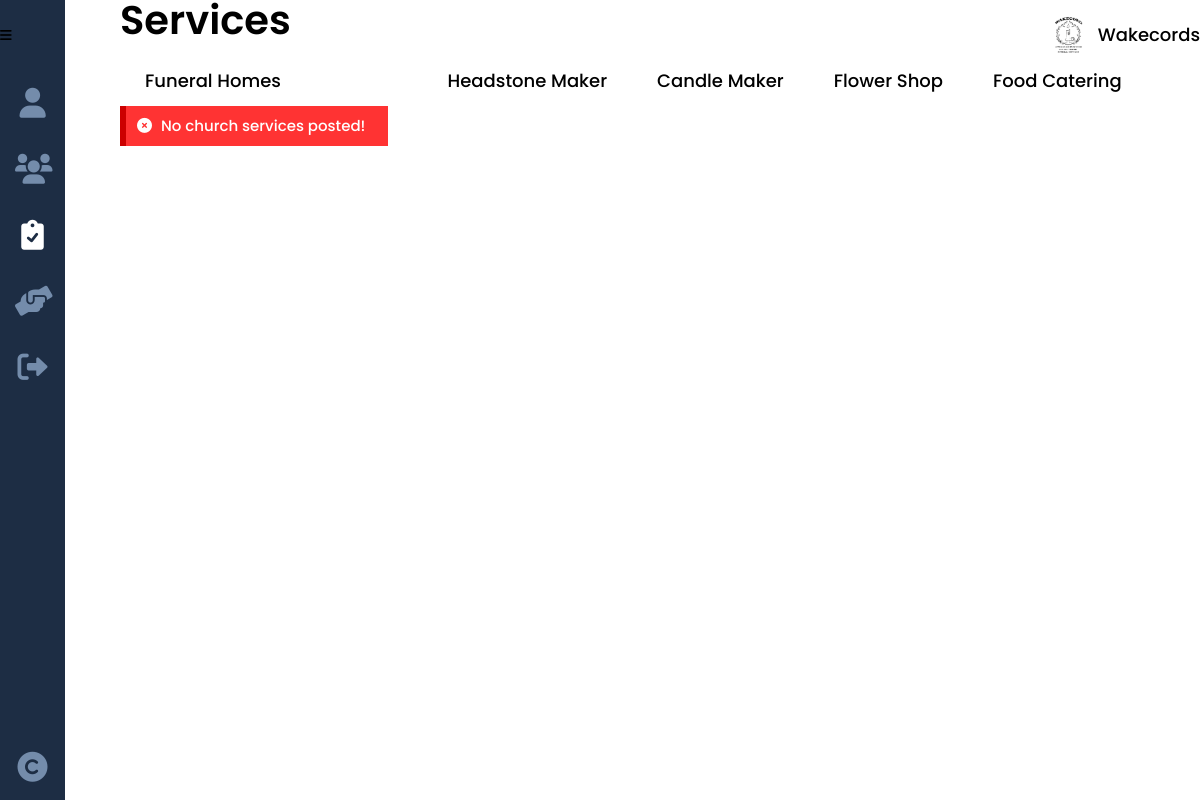
/church.php, run on an earlier commit of the app's database.
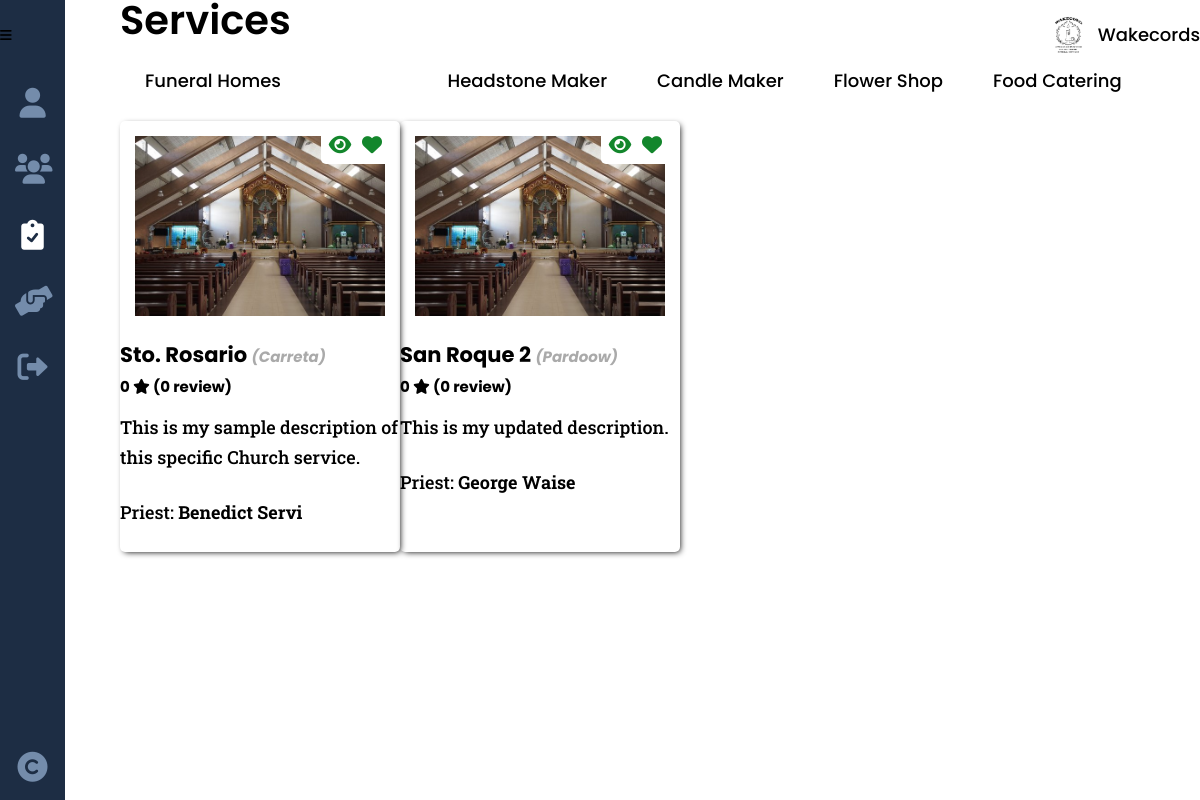
And on a later commit of the database.
### tables this page shows
CREATE TABLE `church` (
  `service_id` int(8) NOT NULL,
  `church_church` varchar(25) NOT NULL,
  `church_cemetery` varchar(25) NOT NULL,
  `church_priest` varchar(25) NOT NULL,
  `church_address` varchar(100) NOT NULL,
  `church_mass_date` date NOT NULL,
  `church_mass_time` varchar(100) NOT NULL
);

CREATE TABLE `services` (
  `service_id` int(8) NOT NULL,
  `provider_id` int(8) NOT NULL,
  `service_type` varchar(20) NOT NULL,
  `service_desc` varchar(500) NOT NULL,
  `service_cost` decimal(9,2) DEFAULT NULL,
  `service_qty` int(2) DEFAULT NULL,
  `service_img` varchar(100) NOT NULL,
  `service_status` varchar(10) NOT NULL
);

### others/db.php (called while the page is built, shortened)
<?php
	class DB
	{
		static $hostname = "localhost";
		static $dbname = "wakecords";
		static $username  = "root";
		static $password = "";
		public static function query($sql, $params=array(), $transactType)
		{
			$rows = array();
			try
			{
				$db = new PDO("mysql:host=". self::$hostname ."; dbname=". self::$dbname,  self::$username,  self::$password);
				$db->setAttribute(PDO::ATTR_ERRMODE, PDO::ERRMODE_EXCEPTION);
				$cmd = $db->prepare($sql);
				$cmd->execute($params);
				if($transactType == "READ")
					$rows = $cmd->fetchAll();
				else
					$rows = $db->lastInsertId();
			}
			catch(PDOException $e)
			{
				echo $e->getMessage();
			}
			return $rows;
		}
	}

### others/functions.php (the view, shortened to what this page needs)
<?php
	require_once("others/db.php");
	function limit_text($text, $limit) {
		return $text;
	}
	function messaging($type, $msg){
		switch($type){
			case "error":
				echo "<div class='note red'><i class='fa-solid fa-circle-xmark'></i> ".$msg."</div>";
			break;
		}
	}
	function ratings($id, $service = true){
		$avg_stars = 0;
		if($service)
			$feedback = read("feedback", ["service_id"], [$id]);
		else {
			$feedback = DB::query("SELECT * FROM feedback a JOIN services b ON a.service_id = b.service_id WHERE provider_id = ?", array($id), "READ");
		}
		if(count($feedback) > 0){
			foreach($feedback as $result){
				$avg_stars += $result['feedback_star'];
			}
			$avg_stars /= count($feedback);
		}
		else return $avg_stars;
		return number_format((float)$avg_stars,1,".","");
	}
	function ratings_count($id, $service = true){
		if($service)
			$feedback = read("feedback", ["service_id"], [$id]);
		else {
			$feedback = DB::query("SELECT * FROM feedback a JOIN services b ON a.service_id = b.service_id WHERE provider_id = ?", array($id), "READ");
		}
		return (count($feedback) > 1) ? count($feedback)." reviews" : count($feedback)." review";
	}
	function read($table, $attr=[], $data=[]){
		if(count($attr) == 1){
			return DB::query("SELECT * FROM ".$table." WHERE ".$attr[0]."=?", array($data[0]), "READ");
		}
	}
	function services($type, $defer=NULL){
		switch ($type){
			case "church":
				$services = DB::query("SELECT * FROM services s JOIN church f ON s.service_id=f.service_id", array(), "READ");
				if(count($services) > 0){
					foreach($services as $results){
						echo "
						<div class='card-0 no-padding'>
							<img src='images/providers/".$results['service_type']."/".$results['provider_id']."/".$results['service_img']."'>
							<h3>".$results['church_church']."
								<span class='gray-italic inline'>({$results['church_cemetery']})</span>
								<span>
									".ratings($results['service_id'], true)."
									<i class='fa-solid fa-star'></i>
									(".ratings_count($results['service_id'], true).")
								</span>
							</h3>
							<p>
								".limit_text($results['service_desc'], 10)."
							</p>
							<p>Priest: <b>{$results['church_priest']}</b></p>
							<div class='buttons'>
								<a title='View' href='funeral_tradition_this.php?service_id=".$results['service_id']."&id={$results['provider_id']}'><i class='fa-solid fa-eye'></i></a>
								<a title='Donate' href='#'><i class='fa-solid fa-heart'></i></a>
							</div>
						</div>
						";
					}
				}
				else messaging("error", "No church services posted!");
			break;
		}
	}
	function user_type(){
		return "admin";
	}

### others/head.php (shortened to what this page needs)
<!DOCTYPE html>
<html lang="en">
<head>
	<link href="https://cdnjs.cloudflare.com/ajax/libs/font-awesome/6.0.0/css/all.min.css" rel="stylesheet">
	<link rel="stylesheet" href="https://unpkg.com/open-props"/>
	<link rel="stylesheet" href="css/style.css">
</head>

### church.php
<?php
	include("others/functions.php");
	include("others/head.php");
?>
<body>
	<div class="container">
		<?php include("others/header.php"); ?>
		<div class="banner">
			<?php
			$this_page = "services";
			include("others/sidebar.php"); ?>
			<section class="banner-con">
				<div class="wrapper">
					<div class="banner-div">
						<h2>Services</h2>
						<?php
						$current_tab = "services";
						$this_tab = "church";
						include("others/tabs.php");?>
						<div class="banner-cards">
							<?php
								services("church");
							?>
						</div>
					</div>
				</div>
			</section>
		</div>
	</div>
</body>
</html>

### others/header.php (shortened to what this page needs)
<div class="header">
	<button class="header-btn" data-menu-icon>
		<i class="fa-solid fa-bars"></i>
	</button>
	<picture>
		<?php
			if(isset($_SESSION['provider'])){
				$provider = provider();
				if(empty($provider['provider_logo'])){
		?>
				<svg xmlns="http://www.w3.org/2000/svg" viewBox="0 0 640 512"><path d="M425.1 482.6c-2.303-1.25-4.572-2.559-6.809-3.93l-7.818 4.493c-6.002 3.504-12.83 5.352-19.75 5.352c-10.71 0-21.13-4.492-28.97-12.75c-18.41-20.09-32.29-44.15-40.22-69.9c-5.352-18.06 2.343-36.87 17.83-45.24l8.018-4.669c-.0664-2.621-.0664-5.242 0-7.859l-7.655-4.461c-12.3-6.953-19.4-19.66-19.64-33.38C305.6 306.3 290.4 304 274.7 304H173.3C77.61 304 0 381.7 0 477.4C0 496.5 15.52 512 34.66 512H413.3c5.727 0 10.9-1.727 15.66-4.188c-2.271-4.984-3.86-10.3-3.86-16.06V482.6zM224 256c70.7 0 128-57.31 128-128S294.7 0 224 0C153.3 0 96 57.31 96 128S153.3 256 224 256zM610.5 373.3c2.625-14 2.625-28.5 0-42.5l25.75-15c3-1.625 4.375-5.125 3.375-8.5c-6.75-21.5-18.25-41.13-33.25-57.38c-2.25-2.5-6-3.125-9-1.375l-25.75 14.88c-10.88-9.25-23.38-16.5-36.88-21.25V212.3c0-3.375-2.5-6.375-5.75-7c-22.25-5-45-4.875-66.25 0c-3.25 .625-5.625 3.625-5.625 7v29.88c-13.5 4.75-26 12-36.88 21.25L394.4 248.5c-2.875-1.75-6.625-1.125-9 1.375c-15 16.25-26.5 35.88-33.13 57.38c-1 3.375 .3751 6.875 3.25 8.5l25.75 15c-2.5 14-2.5 28.5 0 42.5l-25.75 15c-3 1.625-4.25 5.125-3.25 8.5c6.625 21.5 18.13 41 33.13 57.38c2.375 2.5 6 3.125 9 1.375l25.88-14.88c10.88 9.25 23.38 16.5 36.88 21.25v29.88c0 3.375 2.375 6.375 5.625 7c22.38 5 45 4.875 66.25 0c3.25-.625 5.75-3.625 5.75-7v-29.88c13.5-4.75 26-12 36.88-21.25l25.75 14.88c2.875 1.75 6.75 1.125 9-1.375c15-16.25 26.5-35.88 33.25-57.38c1-3.375-.3751-6.875-3.375-8.5L610.5 373.3zM496 400.5c-26.75 0-48.5-21.75-48.5-48.5s21.75-48.5 48.5-48.5c26.75 0 48.5 21.75 48.5 48.5S522.8 400.5 496 400.5z"/></svg>
		<?php
				}
				else echo "<img class='header-logo' src='images/providers/".$provider['provider_type']."/".$_SESSION['provider']."/".$provider['provider_logo']."' >";
			}
			else echo "<img class='header-logo' src='images/main-logo.png'>";
		?>
		<div>Wakecords</div>
	</picture>
</div>

### others/sidebar.php (shortened to what this page needs)
<ul class="sidebar " data-sidebar>
  <li class="sidebar-list">
    <a class="sidebar-link <?php echo ($this_page == 'profile')?'active':''; ?>" href="profile.php" title="Profile">
      <i class="fa-solid fa-user"></i>
    </a>
  </li>
  <?php
    if(user_type() == "admin"){
  ?>
  <li class="sidebar-list">
    <a class="sidebar-link <?php echo ($this_page == 'users')?'active':''; ?>" href="admin_users.php" title="Feedback">
      <i class="fa-solid fa-users"></i>
    </a>
  </li>
  <?php
    }
  ?>
  <li class="sidebar-list">
    <?php
      if(user_type() == "seeker"){
    ?>
      <a class="sidebar-link <?php echo ($this_page == 'services')?'active':''; ?>" href="get_started.php" title="Services">
        <i class="fa-solid fa-clipboard-check"></i>
        <div>Get Started</div>
      </a>
    <?php
      } elseif(user_type() == "admin") {
    ?>
      <a class="sidebar-link <?php echo ($this_page == 'services')?'active':''; ?>" href="funeral.php" title="Services">
        <i class="fa-solid fa-clipboard-check"></i>
      </a>
    <?php
      }
    ?>
  </li>
  <li class="sidebar-list">
    <?php
    if(user_type() == 'admin'){
      $link = "<a class='sidebar-link ";
      $link .= ($this_page == 'transact')?'active':'';
      $link .= "' href='purchase.php' title='Transactions'>";
    }
    echo $link;
    ?>
      <i class="fas fa-hands-helping"></i>
    </a>
  </li>
  <li class="sidebar-list">
    <a class="sidebar-link" href="logout.php" title="Logout" onclick='return confirm("Are you sure you want to logout?");'>
      <i class="fa-solid fa-right-from-bracket"></i>
    </a>
  </li>
  <li class="sidebar-list">
    <a class="sidebar-link">
      <i class="fa-solid fa-copyright"></i>
    </a>
  </li>
</ul>

### others/tabs.php (shortened to what this page needs)
<?php
  if($current_tab == "services"){
?>
  <ul>
    <li><a class="<?php echo ($this_tab == 'funeral')?'active':''; ?>" href="funeral.php">Funeral Homes</a></li>
    <li><a class="<?php echo ($this_tab == 'church')?'active':''; ?>" href="church.php">Church</a></li>
    <li><a class="<?php echo ($this_tab == 'headstone')?'active':''; ?>" href="headstone.php">Headstone Maker</a></li>
    <li><a class="<?php echo ($this_tab == 'candle')?'active':''; ?>" href="candle.php">Candle Maker</a></li>
    <li><a class="<?php echo ($this_tab == 'flower')?'active':''; ?>" href="flower.php">Flower Shop</a></li>
    <li><a class="<?php echo ($this_tab == 'food')?'active':''; ?>" href="food.php">Food Catering</a></li>
  </ul>
<?php
  }
?>

### css/style.css (style rules this page uses)
:root { --dark-blue:#0d1321; --light-blue:#1d2d44; --pale-blue:#3e5c76; --light-gray:#748cab; --gray: #ccc; --peach:#f0ebd8; --header-height:70px; --red: hsl(0,100%,40%); --green: hsl(133, 75%, 30%); --blue: hsl(180, 75%, 40%); --em-1: 1em; --rem-1: 1rem; --box-shadow: 2px 2px 6px -2px #000; }
* { padding:0;margin:0;box-sizing:border-box;resize:none;outline:none;border:none;text-decoration:none;list-style:none; }
body { font:500 18px/30px Poppins,sans-serif; }
.wrapper { width:90%;margin:0 auto 0 120px;padding-bottom:var(--size-8); }
section, main { padding:100px 0;background:#fff; }
.no-padding { padding:0 !important; }
h1,h2 { line-height:100%;margin-bottom:40px;position:relative; }
h2 { margin-bottom:var(--rem-1); }
h3 { margin-bottom:10px;position:relative; }
h2 { font-size:40px;font-weight:600; }
p { font-family:Roboto Slab,serif;margin-bottom:25px; }
.card-0 { display:block;border:1px solid var(--gray-2);width:280px;box-shadow:var(--box-shadow);border-radius:5px;margin-block:15px;position:relative;overflow:hidden;padding:0 0 75px; }
.card-0 img { height:210px;padding:15px; }
.card-0 .buttons { position:absolute;inset:10px 10px auto auto;background-color:#fff;padding-inline:5px;border-radius:5px;padding-bottom:3px; }
.card-0 .buttons a { display:inline-block;margin-inline:3px;width:fit-content;color:var(--green); }
.card-0 .buttons a i { font-size:20px; }
.gray-italic { font-style:italic;color:#aaa !important;font-size:15px; }
.gray-italic.inline { display:inline-block !important; }
.header { display:flex;justify-content:space-between;box-shadow:var(--shadow-4);padding:var(--size-3);position:fixed;width:100%;height:var(--header-height);background:var(--gray-4);align-items:center;z-index:100; }
img.header-logo { width:40px;height:40px; }
button.header-btn { background:none; }
button.header-btn i { font-size:var(--size-7); }
.header picture { display:flex;justify-content:space-between;align-items:center;column-gap:10px; }
.sidebar { min-width:65px;overflow:hidden;padding-top:var(--header-height);transition: min-width 100ms ease-out;position:fixed;background:var(--light-blue);height:100%;display:flex;flex-flow:column;z-index:99; }
.sidebar-list:last-child { margin-top:auto; }
.sidebar-link { display:flex;align-items:center;justify-content:center;margin:1em 0;color:var(--light-gray); }
.sidebar-link.active { color:#fff; }
.sidebar-link i { width:35px;font-size:30px;text-align:center; }
.banner-con { width:100%;padding:0; }
.banner-div { height:100%;padding-top:var(--size-11);position:relative;margin-bottom:var(--em-1); }
.banner-cards { display:flex;column-gap:var(--size-5);flex-wrap:wrap; }
.banner-cards a { color:var(--gray-8);width:100%;height:100%;display:block; }
.banner-cards img { width:100%; }
.banner-cards h3, .banner-cards p { padding-inline:var(--size-3); }
.banner-cards h3 span { display:block;font-size:15px;color:var(--yellow-6); }
.banner-cards p { font-size:var(--size-3); }
.banner-div ul { display:flex;margin-bottom:var(--size-5);flex-wrap:wrap; }
.banner-div ul li a { display:inline-block;background:var(--gray-3);padding:10px 25px;color:#000;border-top-left-radius:10px;border-top-right-radius:10px; }
.banner-div ul li a:hover, .banner-div ul li a.active { background:var(--gray-8);color:#fff; }
.note { padding:5px 23px 5px 12px;color:#fff;position:relative;overflow:hidden;width:fit-content;margin-bottom:var(--size-2);font-size:15px; }
.note i { margin-inline:5px; }
.note:before { content:"";position:absolute;background:hsl(0,100%,40%);width:6px;height:100%;top:0;left:0; }
.note.red { background:hsl(0,100%,60%); }

What changed in the data, as far as the page shows it:
added church: service_id.service_img (picture), church_church "Sto. Rosario", church_cemetery "Carreta", service_id "0", service_id "0 review", service_id.service_desc "This is my sample description of this specific Church service.", church_priest "Benedict Servi"
added church: service_id.service_img (picture), church_church "San Roque 2", church_cemetery "Pardoow", service_id "0", service_id "0 review", service_id.service_desc "This is my updated description.", church_priest "George Waise"
Also different on the page:
$msg: "No church services posted!" → (not shown)
